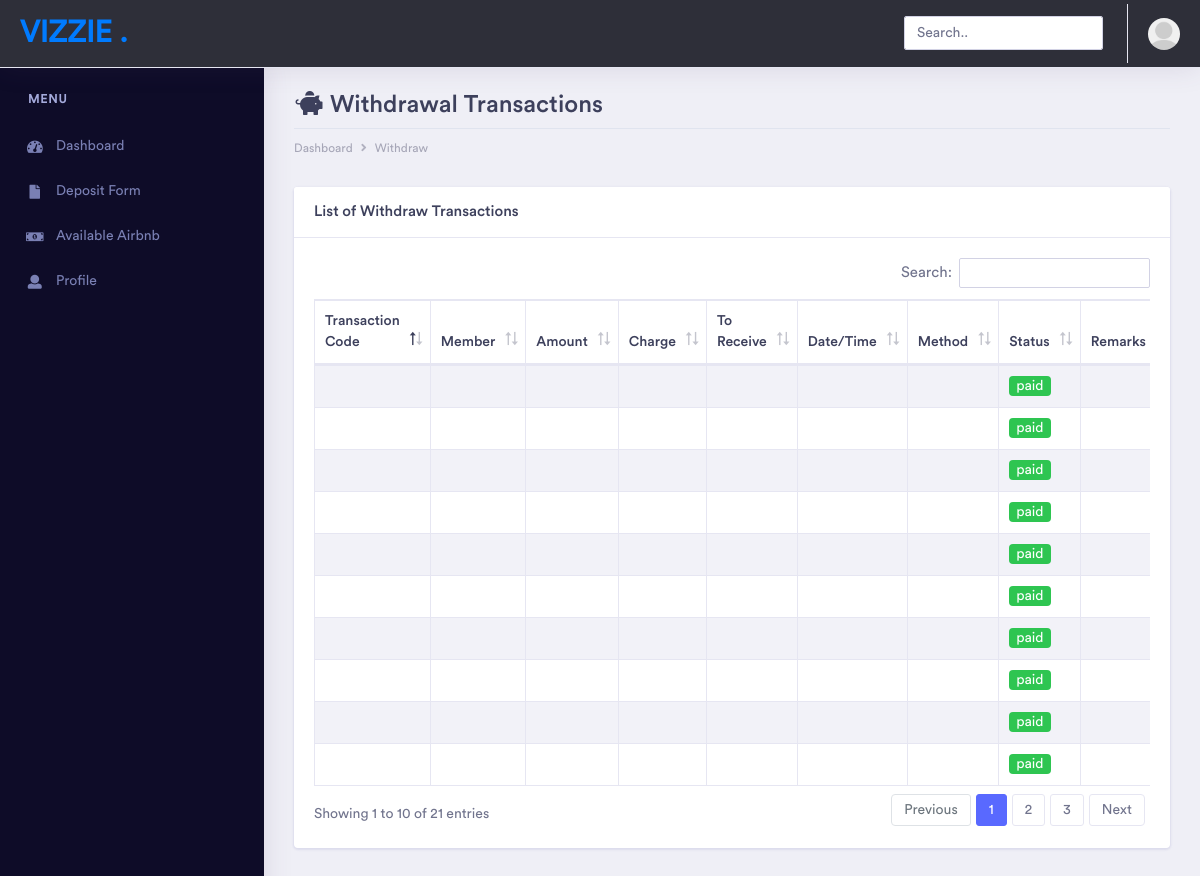
The page /member/withdraw-list.php (signed in) on the database its author committed.
### tables this page shows
CREATE TABLE `withdrawals` (
  `id` int(11) NOT NULL,
  `user_id` int(11) NOT NULL,
  `total_withdrawal` varchar(255) DEFAULT NULL,
  `created_at` timestamp NOT NULL DEFAULT current_timestamp(),
  `transaction_code` varchar(255) DEFAULT NULL,
  `withdrawal_amount` decimal(10,2) DEFAULT NULL,
  `email` varchar(255) DEFAULT NULL,
  `currency` varchar(10) DEFAULT NULL,
  `method` varchar(50) DEFAULT NULL,
  `status` varchar(20) DEFAULT NULL,
  `remarks` text DEFAULT NULL
);

### member/withdraw-list.php (the view, shortened to what this page needs)
<?php
include '/opt/lampp/htdocs/vizzie_system/web/config.php';
$query_withdrawals = "SELECT * FROM withdrawals";
$result_withdrawals = mysqli_query($conn, $query_withdrawals);
?>
<!doctype html>
<html lang="en">
<?php include 'includes/header.php' ?>
<body>
    <div class="dashboard-main-wrapper">
        <?php include 'includes/navbar.php' ?>
        <?php include 'includes/sidebar.php' ?>
        <div class="dashboard-wrapper">
            <div class="container-fluid  dashboard-content">
                <div class="row">
                    <div class="col-xl-12 col-lg-12 col-md-12 col-sm-12 col-12">
                        <div class="page-header">
                            <h2 class="pageheader-title"><i class="fa fa-fw fa-piggy-bank"></i> Withdrawal Transactions </h2>
                            <div class="page-breadcrumb">
                                <nav aria-label="breadcrumb">
                                    <ol class="breadcrumb">
                                        <li class="breadcrumb-item"><a href="#" class="breadcrumb-link">Dashboard</a></li>
                                        <li class="breadcrumb-item"><a href="#" class="breadcrumb-link">Withdraw</a></li>
                                    </ol>
                                </nav>
                            </div>
                        </div>
                    </div>
                </div>
                <div class="row">
                    <div class="col-xl-12 col-lg-12 col-md-12 col-sm-12 col-12">
                        <div class="card">
                            <h5 class="card-header">List of Withdraw Transactions</h5>
                            <div class="card-body">
                                <div class="table-responsive">
                                    <table id="example" class="table table-striped table-bordered second" style="width:100%">
                                        <thead>
                                            <tr>
                                                <th>Transaction Code</th>
                                                <th>Member</th>
                                                <th>Amount</th>
                                                <th>Charge</th>
                                                <th>To Receive</th>
                                                <th>Date/Time</th>
                                                <th>Method</th>
                                                <th>Status</th>
                                                <th>Remarks</th>
                                            </tr>
                                        </thead>
                                        <tbody>
                                            <?php while ($row = mysqli_fetch_assoc($result_withdrawals)) { ?>
                                                <tr>
                                                    <td><?php echo $row['transaction_code']; ?></td>
                                                    <td><?php echo $row['member']; ?></td>
                                                    <td><?php echo $row['amount']; ?></td>
                                                    <td><?php echo $row['charge']; ?></td>
                                                    <td><?php echo $row['to_receive']; ?></td>
                                                    <td><?php echo $row['datetime']; ?></td>
                                                    <td><img src="<?php echo $row['method_image']; ?>" width="70" alt="<?php echo $row['method']; ?>"></td>
                                                    <td><span class="badge bg-success text-white"><?php echo $row['status']; ?></span></td>
                                                    <td><?php echo $row['remarks']; ?></td>
                                                </tr>
                                            <?php } ?>
                                        </tbody>
                                    </table>
                                </div>
                            </div>
                        </div>
                    </div>
                </div>
            </div>
        </div>
    </div>
</body>
</html>

### rows shown on the page
withdrawals: status "paid"
withdrawals: status "paid"
withdrawals: status "paid"
withdrawals: status "paid"
withdrawals: status "paid"
withdrawals: status "paid"
withdrawals: status "paid"
withdrawals: status "paid"
withdrawals: status "paid"
withdrawals: status "paid"
